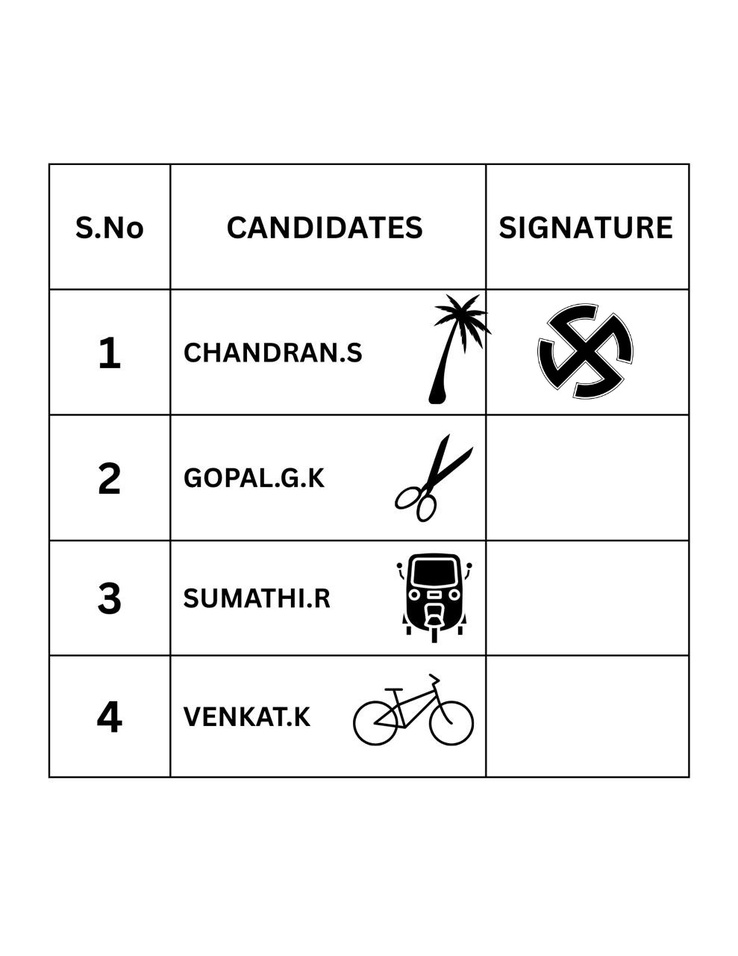
#> input picture test1.jpg, 738 x 956 px, shrunk from 989 x 1280 before the run, found by its file name
$ python test4.py
#> lines starting #> are read from the running program, lines starting #| are printed output that depends on the picture; after the words box and inside, x2 and y2 are one past the last pixel; in counts of white or black regions, pixels touching at a corner belong together
import cv2
import numpy as np

# Load image
image_path = "test1.jpg"  # Change to your image path
image = cv2.imread(image_path)
#> image is the input picture: shape (956, 738, 3); min 0, max 255, mean 242.9
debug_image = image.copy()
highlight_image = image.copy()

# Convert to grayscale
gray = cv2.cvtColor(image, cv2.COLOR_BGR2GRAY)

# Apply adaptive threshold
thresh = cv2.adaptiveThreshold(gray, 255, cv2.ADAPTIVE_THRESH_GAUSSIAN_C, cv2.THRESH_BINARY_INV, 11, 2)
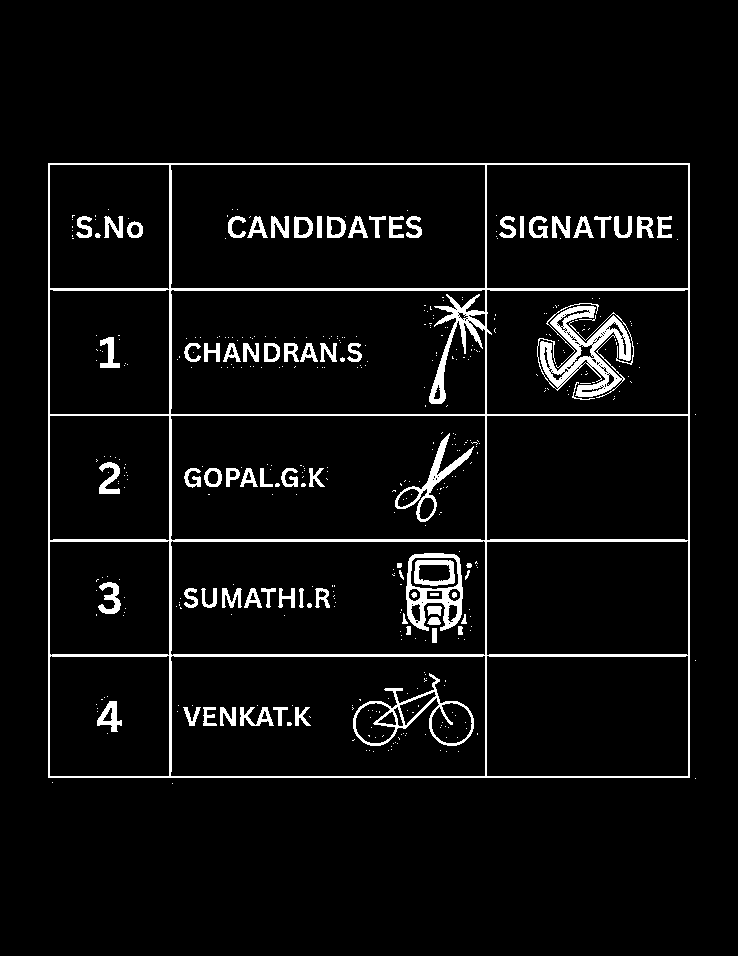
#> thresh: shape (956, 738); 5.2% white; 443 white regions (361 under 20 px), largest, box (x1, y1, x2, y2) and area: (48, 163, 690, 778) 16424, (537, 306, 631, 398) 3308, (406, 553, 463, 631) 1604

# Use morphological operations to detect horizontal lines (row separators)
kernel_horizontal = cv2.getStructuringElement(cv2.MORPH_RECT, (40, 1))  # Detect horizontal lines
horizontal_lines = cv2.morphologyEx(thresh, cv2.MORPH_OPEN, kernel_horizontal)
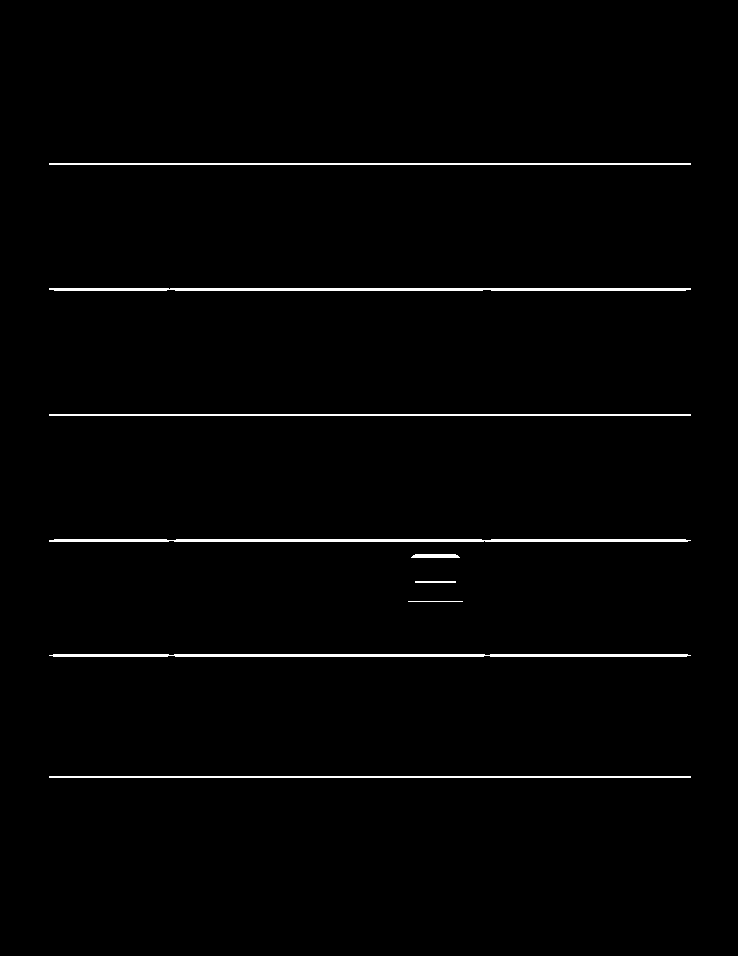
#> horizontal_lines: shape (956, 738); 1.4% white; 9 white regions

# Find contours for row detection
contours, _ = cv2.findContours(horizontal_lines, cv2.RETR_EXTERNAL, cv2.CHAIN_APPROX_SIMPLE)
#> contours = 9 contours, 1 with area under 20; largest, box (x1, y1, x2, y2) and area: (49, 288, 691, 291) 1256, (49, 539, 691, 542) 1246, (49, 654, 691, 657) 1246, (49, 776, 691, 778) 641, (49, 414, 691, 416) 641, (49, 163, 691, 165) 641, (411, 554, 460, 558) 133, (415, 581, 456, 583) 40

# Filter out small contours and extract row bounding boxes
rows = []
for cnt in contours:
    x, y, w, h = cv2.boundingRect(cnt)
    if w > 100:  # Ignore small unwanted contours
        rows.append((x, y, w, h))
#> this loop made 9 passes
#> (cnt, x, y, w, h) on passes 1, 3, 4, 7, 9: ([[49, 776], [49, 777], [690, 777], [690, 776]], 49, 776, 642, 2), ([[408, 601], [462, 601]], 408, 601, 55, 1), ([[415, 581], [415, 582], [455, 582], [455, 581]], 415, 581, 41, 2), ([[49, 414], [49, 415], [690, 415], [690, 414]], 49, 414, 642, 2), ([[49, 163], [49, 164], [690, 164], [690, 163]], 49, 163, 642, 2)
#> (x, y, w, h) on passes 2, 5, 6, 8: (49, 654, 642, 3), (411, 554, 49, 4), (49, 539, 642, 3), (49, 288, 642, 3)
#> after the loop, rows = [(49, 776, 642, 2), (49, 654, 642, 3), (49, 539, 642, 3), (49, 414, 642, 2), (49, 288, 642, 3), (49, 163, 642, 2)]

# Sort rows from top to bottom
rows = sorted(rows, key=lambda x: x[1])
#> rows = [(49, 163, 642, 2), (49, 288, 642, 3), (49, 414, 642, 2), (49, 539, 642, 3), (49, 654, 642, 3), (49, 776, 642, 2)]

# Draw row bounding boxes (debugging)
for i, (x, y, w, h) in enumerate(rows):
    cv2.rectangle(debug_image, (x, y), (x + w, y + h), (255, 0, 0), 2)  # Blue for row boxes
    cv2.putText(debug_image, f"Row {i+1}", (10, y + 20), cv2.FONT_HERSHEY_SIMPLEX, 0.6, (255, 0, 0), 2)
#> this loop made 6 passes
#> (y, h) on passes 1 to 6: (163, 2), (288, 3), (414, 2), (539, 3), (654, 3), (776, 2)
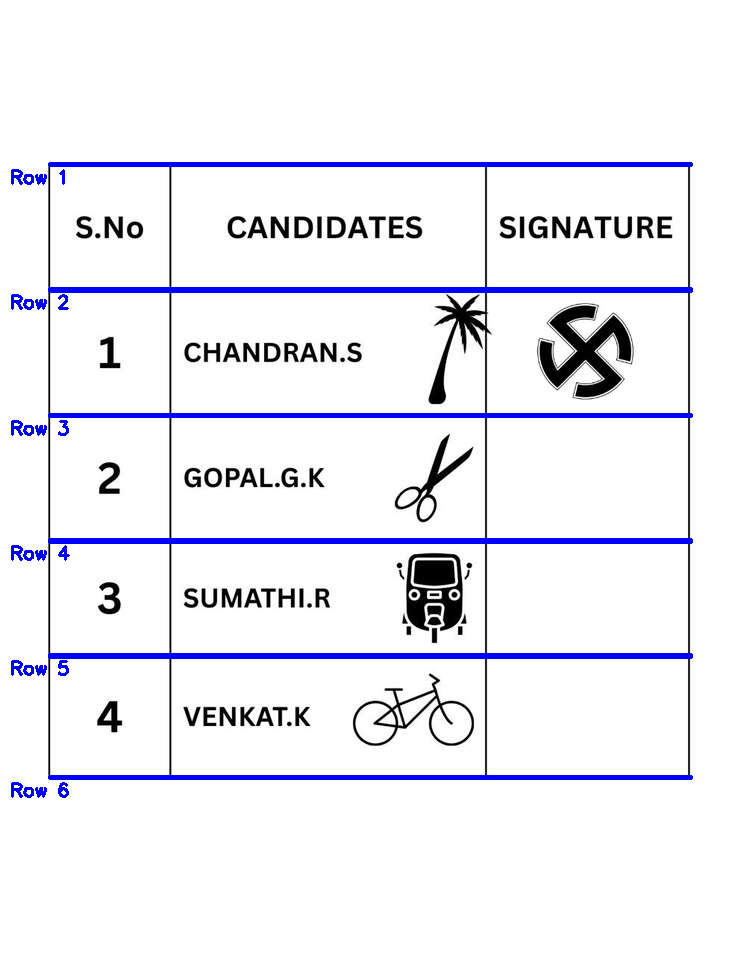
#> debug_image: shape (956, 738, 3); 3.34% of pixels changed, all inside (x1, y1, x2, y2) = (11, 162, 693, 798)

# Convert image to HSV for better stamp detection
hsv = cv2.cvtColor(image, cv2.COLOR_BGR2HSV)
#> hsv: shape (956, 738, 3); mean H, S, V 0, 0, 242.9

# Define black color range for stamp detection
lower_black = np.array([0, 0, 0], dtype="uint8")
upper_black = np.array([180, 255, 50], dtype="uint8")

# Create stamp mask
stamp_mask = cv2.inRange(hsv, lower_black, upper_black)
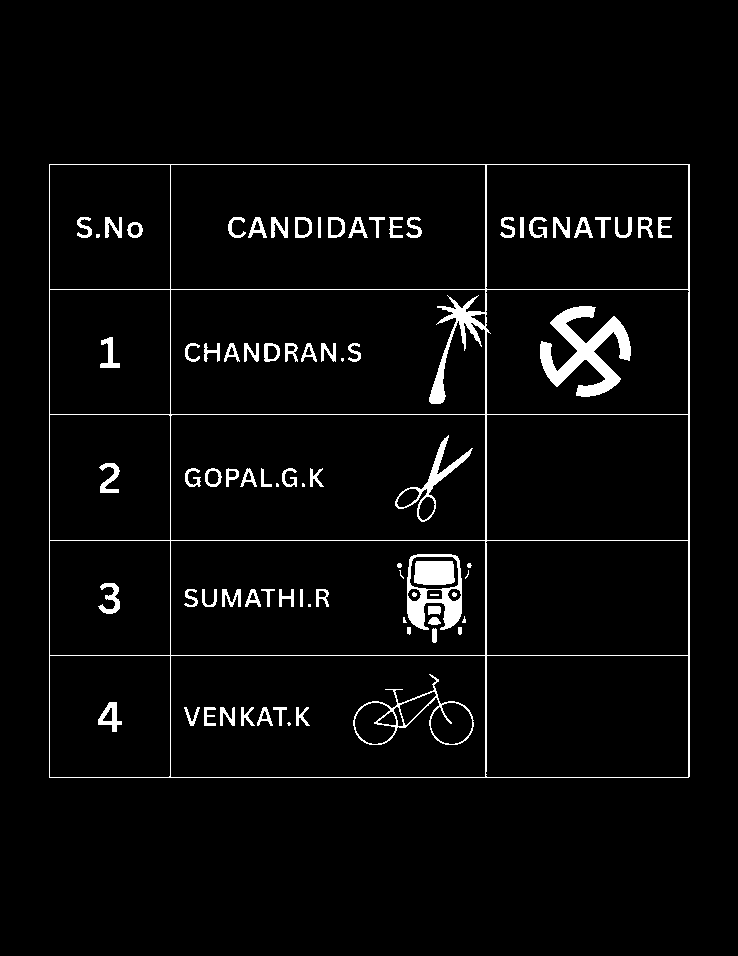
#> stamp_mask: shape (956, 738); 3.7% white; 83 white regions (12 under 20 px), largest, box (x1, y1, x2, y2) and area: (49, 164, 690, 778) 8880, (540, 306, 631, 397) 3469, (407, 554, 462, 630) 1603

# Find stamp contours
stamp_contours, _ = cv2.findContours(stamp_mask, cv2.RETR_EXTERNAL, cv2.CHAIN_APPROX_SIMPLE)
#> stamp_contours = 1 item

# Identify the row containing the stamp
detected_row = None

# Find the rightmost vertical line (signature column boundary)
kernel_vertical = cv2.getStructuringElement(cv2.MORPH_RECT, (1, 50))  # Detect vertical lines
#> kernel_vertical = 50 values from 1 to 1
vertical_lines = cv2.morphologyEx(thresh, cv2.MORPH_OPEN, kernel_vertical)
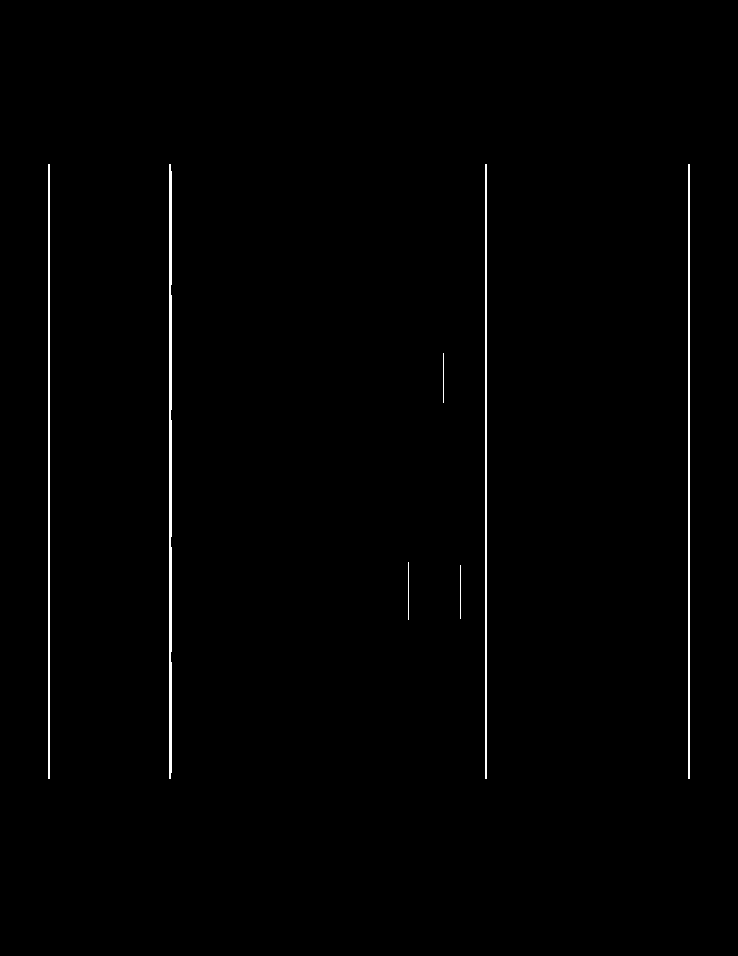
#> vertical_lines: shape (956, 738); 0.8% white in thin lines or dots, all inside (x1, y1, x2, y2) = (48, 164, 690, 779)

# Find contours of vertical lines
vertical_contours, _ = cv2.findContours(vertical_lines, cv2.RETR_EXTERNAL, cv2.CHAIN_APPROX_SIMPLE)
#> vertical_contours = 7 contours, 3 with area under 20; largest, box (x1, y1, x2, y2) and area: (169, 164, 172, 779) 1176, (688, 164, 690, 779) 614, (485, 164, 487, 779) 614, (48, 164, 50, 779) 614

# Get the rightmost vertical line (signature column boundary)
if vertical_contours:
    vertical_contours = sorted(vertical_contours, key=lambda c: cv2.boundingRect(c)[0])
#> vertical_contours = 7 contours, 3 with area under 20; largest, box (x1, y1, x2, y2) and area: (169, 164, 172, 779) 1176, (48, 164, 50, 779) 614, (485, 164, 487, 779) 614, (688, 164, 690, 779) 614
    x_min, _, _, _ = cv2.boundingRect(vertical_contours[-2])  # Left boundary of signature column
#> x_min = 485
    x_max, _, _, _ = cv2.boundingRect(vertical_contours[-1])  # Right boundary
#> x_max = 688

    # Draw signature column boundary (for debugging)
    cv2.line(debug_image, (x_min, 0), (x_min, image.shape[0]), (0, 255, 255), 2)
    cv2.line(debug_image, (x_max, 0), (x_max, image.shape[0]), (0, 255, 255), 2)
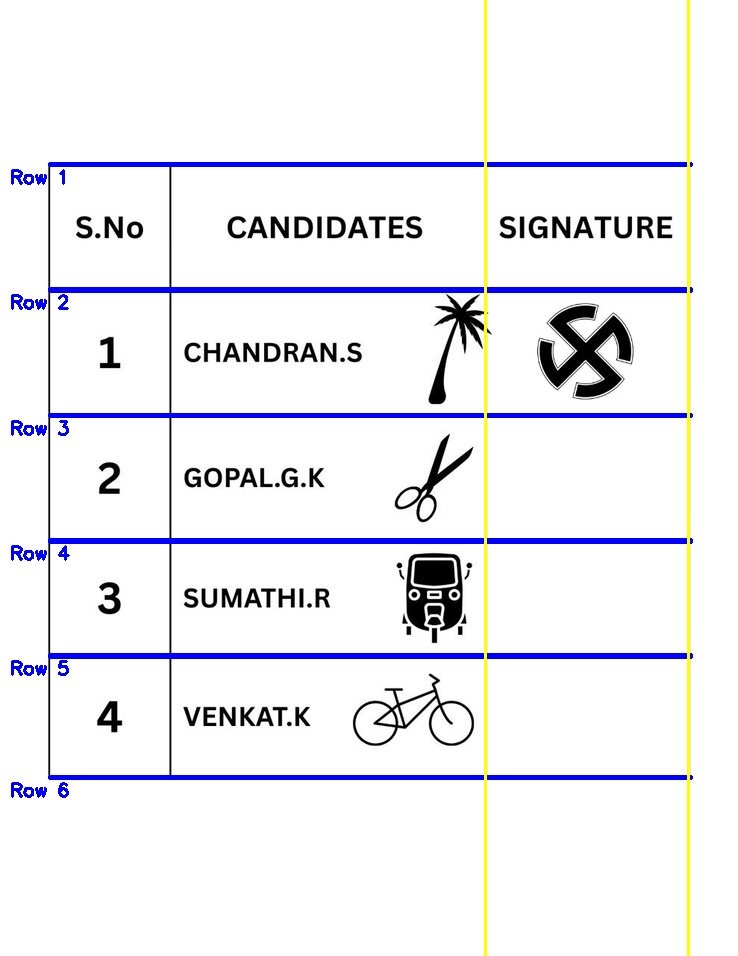
#> debug_image: shape (956, 738, 3); mean B, G, R 244.1, 237.7, 237.7

# Loop through detected stamp contours
for cnt in stamp_contours:
    x, y, w, h = cv2.boundingRect(cnt)

    # Only check if the stamp is inside the Signature column
    if x_min <= x <= x_max:
        stamp_center_y = y + (h // 2)

        # Draw detected stamp
        cv2.rectangle(debug_image, (x, y), (x + w, y + h), (0, 255, 0), 3)
        cv2.putText(debug_image, "Stamp", (x, y - 5), cv2.FONT_HERSHEY_SIMPLEX, 0.6, (0, 255, 0), 2)

        # Find which row contains this stamp
        for i, (rx, ry, rw, rh) in enumerate(rows):
            if ry <= stamp_center_y <= ry + rh:
                detected_row = i + 1  # Convert to 1-based index

                # Highlight detected row in RED
                cv2.rectangle(highlight_image, (rx, ry), (rx + rw, ry + rh), (0, 0, 255), 3)
                cv2.putText(highlight_image, f"Detected Row {detected_row}", (50, ry + 30), cv2.FONT_HERSHEY_SIMPLEX, 0.8, (0, 0, 255), 2)
                break
#> this loop made 1 pass
#> (x, y, w, h) on pass 1: (49, 164, 641, 614)

# Save debug image and highlighted row image
cv2.imwrite("debug_image.jpg", debug_image)
cv2.imwrite("highlight_image.jpg", highlight_image)

if detected_row:
    print(f"\n✅ Fixed: Stamp detected in row {detected_row}")
else:
    print("\n❌ Error: Stamp detection failed.")
